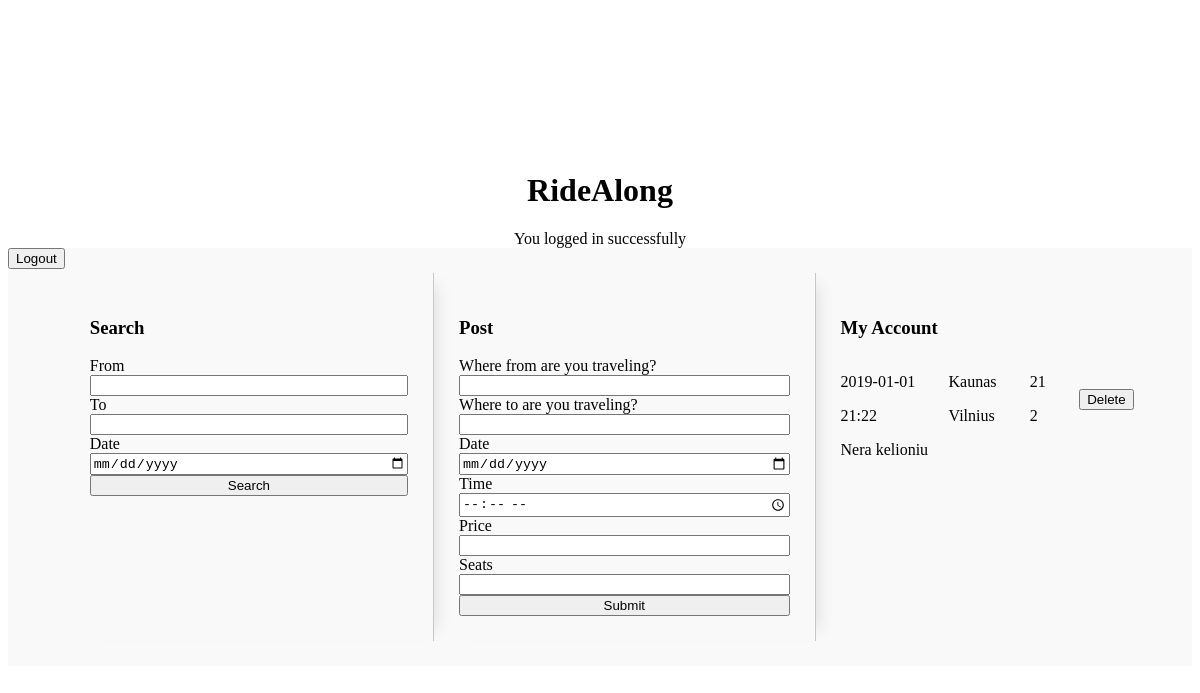
Page /index.php?login=success (signed in) on the committed database.
### tables this page shows
CREATE TABLE `trips` (
  `id` int(11) NOT NULL,
  `trip_start_date` varchar(32) NOT NULL,
  `trip_start_time` varchar(32) NOT NULL,
  `trip_from` varchar(32) NOT NULL,
  `trip_to` varchar(32) NOT NULL,
  `price` int(11) NOT NULL,
  `seats` int(11) NOT NULL,
  `rating` int(11) DEFAULT NULL,
  `driver` int(11) NOT NULL
);

### myaccount.php (the view)
<?php
require 'includes/dbh.inc.php';
$userId = $_SESSION['userId'];
$sql = "SELECT * FROM trips WHERE driver=?";
$stmt = mysqli_stmt_init($conn);
if(!mysqli_stmt_prepare($stmt, $sql)) {
    header("Location: ../index.php?error=sqlerrorOne");
    exit();
} else {
    mysqli_stmt_bind_param($stmt, "i", $userId);
    mysqli_stmt_execute($stmt);
    $result = mysqli_stmt_get_result($stmt);
    if($row = mysqli_fetch_assoc($result)) {
        echo "<div class='myaccount_now-trips'>";
            echo "<div class='now-trips_date'>";
                echo "<p>". $row['trip_start_date'] ."</p>";
                echo "<p>". $row['trip_start_time'] ."</p>";
            echo "</div>";
            echo "<div class='now-trips_from-to'>";
                echo "<p>". $row['trip_from'] ."</p>";
                echo "<p>". $row['trip_to'] ."</p>";
            echo "</div>";
            echo "<div class='now-trips_price-seats'>";
                echo "<p>". $row['price'] ."</p>";
                echo "<p>". $row['seats'] ."</p>";
            echo "</div>";
            echo "<div class='now-trips_price-delete'>";
                echo "<form action='includes/handledelete.inc.php' method='post'>
                <input type='hidden' name='trip-id' value=". $row['id'] ." />
                <button type='submit' name='now-trips_delete-trip' id='now-trips_delete-trip'>Delete</button>
                </form>";
            echo "</div>";
        echo "</div>";
    } else {
        echo "Nera kelioniu";
    }
}
$sql = "SELECT * FROM trips WHERE id IN (SELECT trip_reserved FROM passanger WHERE passenger_id=?)";
$stmt = mysqli_stmt_init($conn);
if(!mysqli_stmt_prepare($stmt, $sql)) {
    header("Location: ../index.php?error=sqlerrorOne");
    exit();
} else {
    mysqli_stmt_bind_param($stmt, "i", $userId);
    mysqli_stmt_execute($stmt);
    $result = mysqli_stmt_get_result($stmt);
    if($row = mysqli_fetch_assoc($result)) {
        echo "<div class='myaccount_now-trips'>";
            echo "<div class='now-trips_date'>";
                echo "<p>". $row['trip_start_date'] ."</p>";
                echo "<p>". $row['trip_start_time'] ."</p>";
            echo "</div>";
            echo "<div class='now-trips_from-to'>";
                echo "<p>". $row['trip_from'] ."</p>";
                echo "<p>". $row['trip_to'] ."</p>";
            echo "</div>";
            echo "<div class='now-trips_price-seats'>";
                echo "<p>". $row['price'] ."</p>";
                echo "<p>". $row['seats'] ."</p>";
            echo "</div>";
            echo "<div class='now-trips_buttons-delete'>";
                echo "<form action='includes/handlequit.inc.php' method='post'>
                <input type='hidden' name='trip-id' value=". $row['id'] ." />
                <input type='hidden' name='user-id' value=".  $userId ." />
                <button type='submit' name='now-trips_quit-trip' id='now-trips_quit-trip'>Quit</button>
                </form>";
                echo "<form action='user.php' method='get'>
                <input type='hidden' name='user' value=". $row['driver'] ." />
                <input type='hidden' name='userid' value=". $userId ." />
                <button type='submit' id='now-trips_quit-trip'>Driver Profile</button>
                </form>";
            echo "</div>";
        echo "</div>";
    } else {
        echo "Nera kelioniu";
    }
    exit();
}

### css/mainas.css (style rules this page uses)
body { height: 100vh; display: flex; flex-direction: column; justify-content: center; align-items: center; }
.myaccount_now-trips { display: flex; flex-direction: row; }
.now-trips_date, .now-trips_from-to, .now-trips_price-seats, .now-trips_price-delete { flex-grow: 1; justify-self: center; align-self: center; }

### rows in the picture
trips: trip_start_date "2019-01-01", trip_start_time "21:22", trip_from "Kaunas", trip_to "Vilnius", price "21", seats "2"
